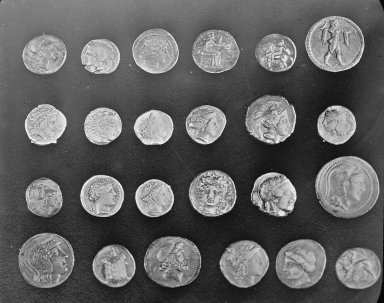
#> input picture images/source/coins.png, 384 x 303 px, found by its file name
$ jupyter execute lab_04_student.ipynb   (older library calls are emulated)
#> lines starting #> are read from the running program, lines starting #| are printed output that depends on the picture; after the words box and inside, x2 and y2 are one past the last pixel; in counts of white or black regions, pixels touching at a corner belong together
# Градиенты, Sobel, Laplacian и карта границ

**Цель:** Понять границы как пространственные производные и исследовать шумочувствительность.

**Входные данные:** `images/source/coins.png`, `images/source/brick.png`, `images/source/page.png`

**Формула:** G = √(Gx² + Gy²), θ = atan2(Gy,Gx), ΔI = Ixx + Iyy.

## Последовательность выполнения

1. Построить карты Gx и Gy для coins.png посредством cv2.Sobel с CV_32F. Отдельно показать отрицательные значения без потери знака.
2. Посчитать модуль градиента и ориентацию θ; для отображения углов перевести в [0,180) градусов.
3. Получить бинарную маску границ при трёх порогах: квантили 0.70, 0.85, 0.95 распределения |G|.
4. Применить Laplacian и сравнить обнаружение контуров с Sobel. Объяснить, почему производная второго порядка чувствительнее к шуму.
5. Провести сравнение на coins.png и brick.png. Как текстура меняет количество ложных границ?
6. Перед Sobel выполнить GaussianBlur σ=1.0 и σ=2.0, сравнить карты границ.

**Ожидаемая проверка:** Контуры монет в Sobel образуют замкнутые или почти замкнутые дуги, а кирпичная текстура вызывает много мелких откликов. Отрицательные Gx/Gy не следует сначала обрезать.

**Оценивание / 10:** Sobel и карты — 3; пороги — 2; Laplacian — 2; сравнение/обсуждение — 3.

**Вопросы:**
- Почему ориентация градиента перпендикулярна локальному контуру?
- Почему предварительное сглаживание уменьшает ложные границы?

[cell 1]
# Полное выполнение заданий Лабораторной работы №4
from pathlib import Path
import cv2, numpy as np, matplotlib.pyplot as plt

R = Path.cwd() if (Path.cwd()/'images').exists() else Path.cwd().parent
coins = cv2.imread(str(R/'images/source/coins.png'), cv2.IMREAD_GRAYSCALE)
#> coins is the input picture: shape (303, 384); min 1, max 252, mean 96.9
brick = cv2.imread(str(R/'images/source/brick.png'), cv2.IMREAD_GRAYSCALE)
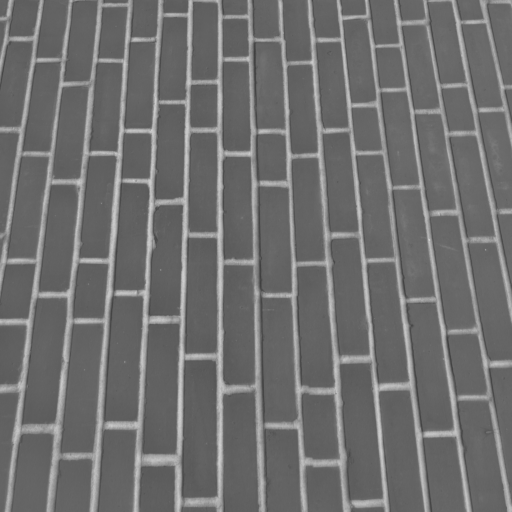
#> input picture images/source/brick.png, 512 x 512 px, found by its file name
#> brick is the input picture: shape (512, 512); min 63, max 207, mean 111.5
assert coins is not None and brick is not None

# 1. Вычисление Gx, Gy с сохранением знака (CV_32F)
gx = cv2.Sobel(coins, cv2.CV_32F, 1, 0, ksize=3)
gy = cv2.Sobel(coins, cv2.CV_32F, 0, 1, ksize=3)

# 2. Модуль градиента и ориентация в [0, 180) градусов
mag = np.sqrt(gx**2 + gy**2)
theta = np.arctan2(gy, gx)
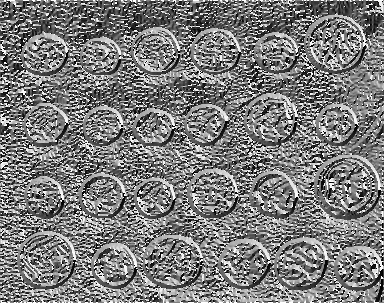
#> theta: shape (303, 384) float32; min -3.14, max 3.14, mean -0.0824; drawn with min black and max white
theta_deg = np.mod(np.degrees(theta), 180.0)
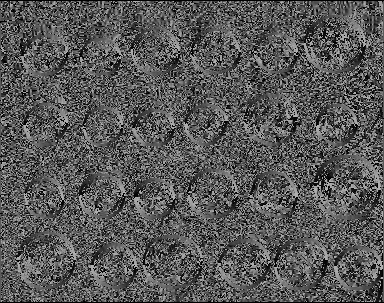
#> theta_deg: shape (303, 384) float32; min 0, max 179.9, mean 87.6

fig, axes = plt.subplots(1, 4, figsize=(16, 4))
axes[0].imshow(coins, cmap='gray'); axes[0].set_title("Вход (Монеты)"); axes[0].axis('off')
axes[1].imshow(gx, cmap='coolwarm'); axes[1].set_title("Gx (signed float)"); axes[1].axis('off')
axes[2].imshow(gy, cmap='coolwarm'); axes[2].set_title("Gy (signed float)"); axes[2].axis('off')
axes[3].imshow(mag, cmap='magma'); axes[3].set_title("Модуль градиента |G|"); axes[3].axis('off')
plt.tight_layout()
plt.show()

# 3. Пороговая бинаризация по квантилям 0.70, 0.85, 0.95
q70 = np.quantile(mag, 0.70)
#> q70 = 56.57
q85 = np.quantile(mag, 0.85)
#> q85 = 132.7
q95 = np.quantile(mag, 0.95)
#> q95 = 303
mask70 = (mag > q70).astype(np.uint8)
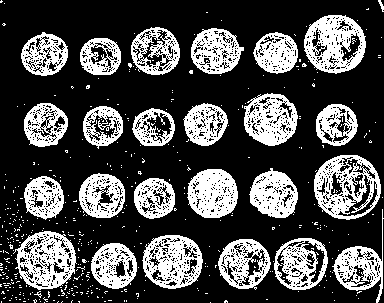
#> mask70: shape (303, 384); values 0 (black) and 1 (white), 30% white; 452 white regions (427 under 20 px), largest, box (x1, y1, x2, y2) and area: (314, 155, 381, 220) 2250, (304, 15, 366, 74) 2194, (13, 231, 77, 290) 2106
mask85 = (mag > q85).astype(np.uint8)
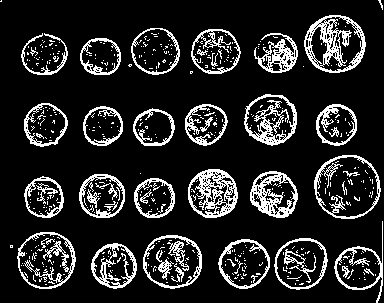
#> mask85: shape (303, 384); values 0 (black) and 1 (white), 15% white in thin lines or dots
mask95 = (mag > q95).astype(np.uint8)
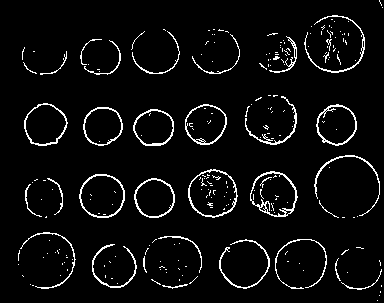
#> mask95: shape (303, 384); values 0 (black) and 1 (white), 5% white in thin lines or dots

fig, axes = plt.subplots(1, 3, figsize=(14, 4))
axes[0].imshow(mask70, cmap='gray'); axes[0].set_title(f"Порог 70% (> {q70:.1f})"); axes[0].axis('off')
axes[1].imshow(mask85, cmap='gray'); axes[1].set_title(f"Порог 85% (> {q85:.1f})"); axes[1].axis('off')
axes[2].imshow(mask95, cmap='gray'); axes[2].set_title(f"Порог 95% (> {q95:.1f})"); axes[2].axis('off')
plt.tight_layout()
plt.show()

# 4. Лапласиан (вторая производная) vs Sobel
lap = cv2.Laplacian(coins, cv2.CV_32F, ksize=3)
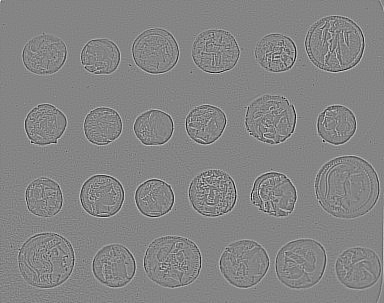
#> lap: shape (303, 384) float32; min -1030, max 946, mean 0.1; drawn with min black and max white

# 5-6. Влияние текстуры (кирпич) и предварительного сглаживания
coins_blur1 = cv2.GaussianBlur(coins, (5, 5), 1.0)
coins_blur2 = cv2.GaussianBlur(coins, (7, 7), 2.0)
mag_blur1 = np.sqrt(cv2.Sobel(coins_blur1, cv2.CV_32F, 1, 0)**2 + cv2.Sobel(coins_blur1, cv2.CV_32F, 0, 1)**2)
mag_blur2 = np.sqrt(cv2.Sobel(coins_blur2, cv2.CV_32F, 1, 0)**2 + cv2.Sobel(coins_blur2, cv2.CV_32F, 0, 1)**2)
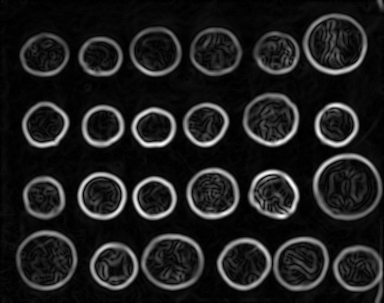
#> mag_blur2: shape (303, 384) float32; min 0, max 306.2, mean 36.4; drawn with min black and max white

brick_mag = np.sqrt(cv2.Sobel(brick, cv2.CV_32F, 1, 0)**2 + cv2.Sobel(brick, cv2.CV_32F, 0, 1)**2)
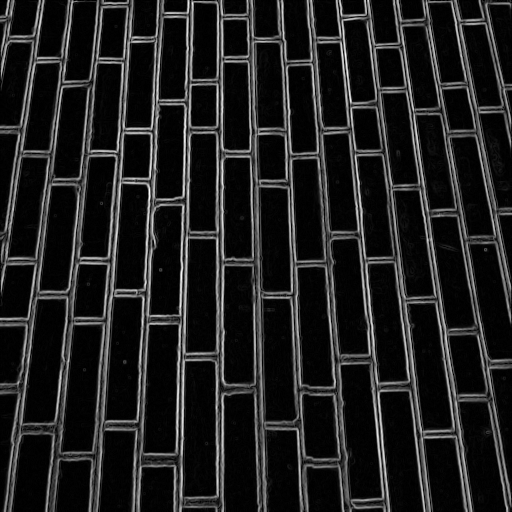
#> brick_mag: shape (512, 512) float32; min 0, max 395.5, mean 51; drawn with min black and max white

fig, axes = plt.subplots(2, 2, figsize=(10, 8))
axes[0, 0].imshow(lap, cmap='gray'); axes[0, 0].set_title("Laplacian (2-я производная)"); axes[0, 0].axis('off')
axes[0, 1].imshow(brick_mag > np.quantile(brick_mag, 0.85), cmap='gray'); axes[0, 1].set_title("Кирпич (Sobel > 85%)"); axes[0, 1].axis('off')
axes[1, 0].imshow(mag_blur1 > np.quantile(mag_blur1, 0.85), cmap='gray'); axes[1, 0].set_title("Sobel после Гаусса (sigma=1.0)"); axes[1, 0].axis('off')
axes[1, 1].imshow(mag_blur2 > np.quantile(mag_blur2, 0.85), cmap='gray'); axes[1, 1].set_title("Sobel после Гаусса (sigma=2.0)"); axes[1, 1].axis('off')
plt.tight_layout()
plt.show()
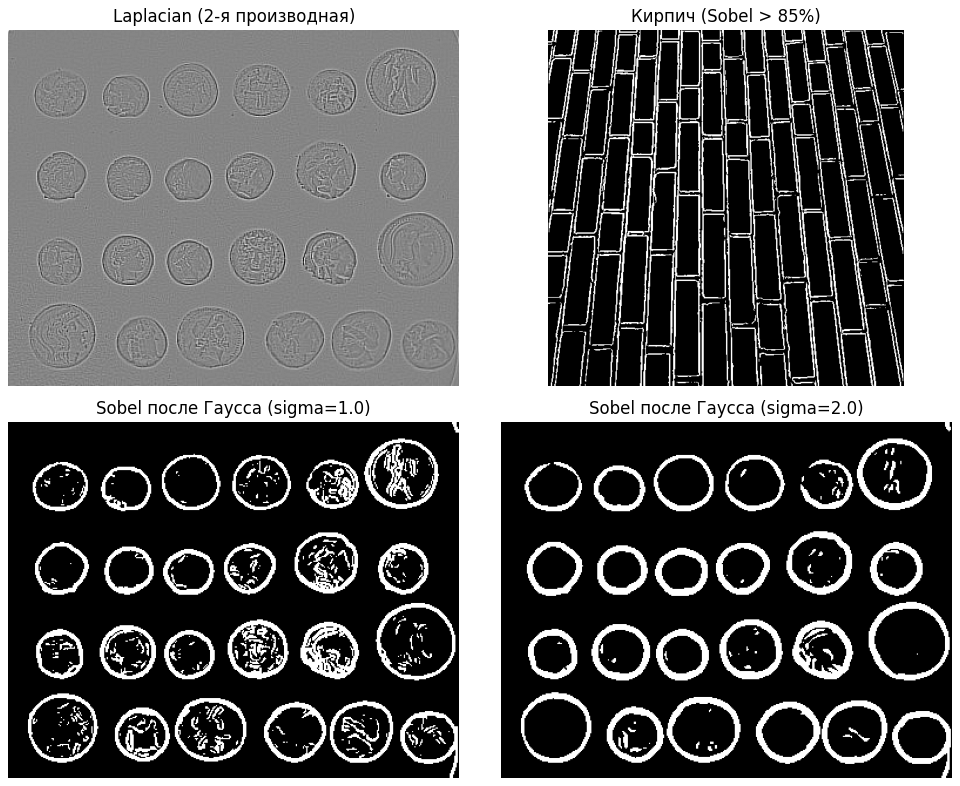
#> figure drawn by matplotlib, 4 panels

print("""
[Контрольные вопросы]:
1) Вектор градиента (Gx, Gy) указывает направление наискорейшего возрастания яркости, поэтому он ортогонален касательной к контуру.
2) Вторая производная (Лапласиан) усиливает высокочастотный шум пропорционально квадрату частоты (w^2), в то время как первая производная усиливает шум пропорционально w.
""")
